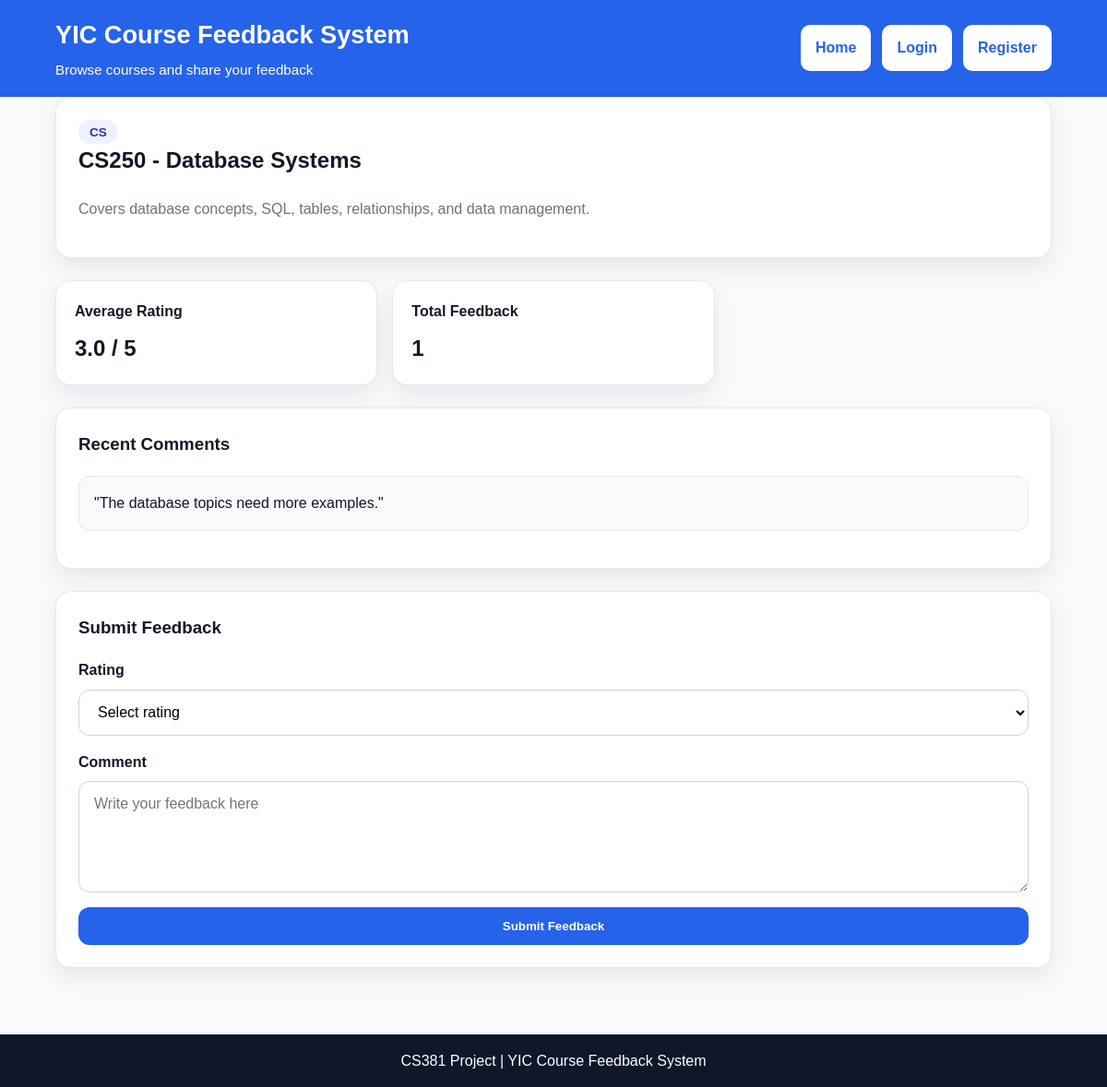
Page /course-details.php?id=3 on the committed database.
### tables this page shows
CREATE TABLE `courses` (
  `id` int(11) NOT NULL,
  `course_code` varchar(20) NOT NULL,
  `course_name` varchar(100) NOT NULL,
  `major` varchar(50) NOT NULL,
  `description` text NOT NULL
);

CREATE TABLE `feedback` (
  `id` int(11) NOT NULL,
  `user_id` int(11) NOT NULL,
  `course_id` int(11) NOT NULL,
  `rating` int(11) NOT NULL,
  `comment` text NOT NULL
);

### course-details.php (the view, shortened to what this page needs)
<?php
require_once "includes/db.php";
$course_id = $_GET['id'] ?? 1;
$stmt = $pdo->prepare("SELECT * FROM courses WHERE id = :id");
$stmt->execute([':id' => $course_id]);
$course = $stmt->fetch();
$stmt = $pdo->prepare("SELECT AVG(rating) AS average_rating, COUNT(*) AS total_feedback FROM feedback WHERE course_id = :course_id");
$stmt->execute([':course_id' => $course_id]);
$stats = $stmt->fetch();
$averageRating = $stats['average_rating'] ? number_format($stats['average_rating'], 1) : "Not rated";
$totalFeedback = $stats['total_feedback'];
$stmt = $pdo->prepare("SELECT comment FROM feedback WHERE course_id = :course_id ORDER BY id DESC LIMIT 3");
$stmt->execute([':course_id' => $course_id]);
$comments = $stmt->fetchAll();
?>
<!DOCTYPE html>
<html lang="en">
<head>
  <link rel="stylesheet" href="css/style.css">
</head>
<body>
  <header class="site-header">
    <div class="container header-content">
      <div class="brand">
        <h1>YIC Course Feedback System</h1>
        <p>Browse courses and share your feedback</p>
      </div>
      <nav class="main-nav">
        <a href="index.php">Home</a>
        <a href="login.php">Login</a>
        <a href="register.php" class="register-btn">Register</a>
      </nav>
    </div>
  </header>
  <main class="page-section">
    <div class="container">
      <section class="detail-card">
        <div class="detail-header">
          <div>
            <span class="course-major"><?php echo htmlspecialchars($course['major']); ?></span>
            <h2><?php echo htmlspecialchars($course['course_code']); ?> - <?php echo htmlspecialchars($course['course_name']); ?></h2>
            <p class="detail-description">
              <?php echo htmlspecialchars($course['description']); ?>
            </p>
          </div>
        </div>
      </section>
      <section class="stats-grid">
        <div class="stat-card">
          <h3>Average Rating</h3>
          <p><?php echo $averageRating; ?> / 5</p>
        </div>
        <div class="stat-card">
          <h3>Total Feedback</h3>
          <p><?php echo $totalFeedback; ?></p>
        </div>
      </section>
      <section class="detail-card">
        <h3>Recent Comments</h3>
        <?php if (count($comments) > 0): ?>
          <?php foreach ($comments as $comment): ?>
            <div class="comment-box">
              <p>"<?php echo htmlspecialchars($comment['comment']); ?>"</p>
            </div>
          <?php endforeach; ?>
        <?php else: ?>
          <div class="comment-box">
            <p>No comments yet.</p>
          </div>
        <?php endif; ?>
      </section>
      <section class="detail-card">
        <h3>Submit Feedback</h3>
        <form method="POST" class="form-layout">
          <div class="form-group">
            <label for="rating">Rating</label>
            <select id="rating" name="rating">
              <option value="">Select rating</option>
            </select>
          </div>
          <div class="form-group">
            <label for="comment">Comment</label>
            <textarea id="comment" name="comment" rows="5" placeholder="Write your feedback here"></textarea>
          </div>
          <button type="submit" class="btn btn-primary">Submit Feedback</button>
        </form>
      </section>
    </div>
  </main>
  <footer class="site-footer">
    <div class="container">
      <p>CS381 Project | YIC Course Feedback System</p>
    </div>
  </footer>
</body>
</html>

### css/style.css (style rules this page uses)
*, *::before, *::after { box-sizing: border-box; }
:root { --primary-color: #2563eb; --primary-dark: #1d4ed8; --text-color: #111827; --muted-color: #6b7280; --background-color: #f8fafc; --white-color: #ffffff; --border-color: #e5e7eb; --soft-indigo: #eef2ff; --shadow: 0 10px 25px rgba(0, 0, 0, 0.08); --radius: 16px; }
body { margin: 0; font-family: Arial, sans-serif; background-color: var(--background-color); color: var(--text-color); line-height: 1.6; }
a { text-decoration: none; }
.container { width: 90%; max-width: 1150px; margin: 0 auto; }
.site-header { background-color: var(--primary-color); border-bottom: 1px solid var(--primary-dark); position: sticky; top: 0; z-index: 100; }
.header-content { min-height: 80px; display: flex; flex-direction: column; justify-content: center; gap: 1rem; padding: 1rem 0; }
.brand h1 { margin: 0; font-size: 1.7rem; color: var(--white-color); }
.brand p { margin: 0.25rem 0 0; color: var(--white-color); font-size: 0.95rem; }
.main-nav { display: flex; flex-wrap: wrap; gap: 0.75rem; }
.main-nav a { background-color: var(--white-color); color: var(--primary-color); padding: 0.75rem 1rem; border-radius: 10px; font-weight: 600; transition: 0.3s ease; }
.main-nav .register-btn { background-color: var(--white-color); color: var(--primary-color); }
.form-group { display: flex; flex-direction: column; }
.form-group label { margin-bottom: 0.5rem; font-weight: bold; }
.form-group input, .form-group select, .form-layout input, .form-layout select, .form-layout textarea { padding: 0.9rem 1rem; border: 1px solid #cbd5e1; border-radius: 12px; font-size: 1rem; background-color: var(--white-color); font-family: Arial, sans-serif; }
.form-layout textarea { resize: vertical; }
.courses-section, .page-section { padding-bottom: 3rem; }
.course-major { background-color: var(--soft-indigo); color: #3730a3; padding: 0.35rem 0.75rem; border-radius: 999px; font-size: 0.85rem; font-weight: 600; }
.btn { display: inline-block; padding: 0.8rem 1rem; border-radius: 12px; font-weight: bold; transition: 0.3s ease; border: none; cursor: pointer; }
.btn-primary { background-color: var(--primary-color); color: var(--white-color); }
.site-footer { background-color: #0f172a; color: var(--white-color); text-align: center; padding: 1rem 0; }
.site-footer p { margin: 0; }
.form-card, .detail-card { background-color: var(--white-color); border: 1px solid var(--border-color); border-radius: var(--radius); box-shadow: var(--shadow); padding: 1.5rem; margin-bottom: 1.5rem; }
.form-card h2, .detail-card h2, .detail-card h3 { margin-top: 0; }
.form-card p, .detail-description { color: var(--muted-color); }
.form-layout { display: flex; flex-direction: column; gap: 1rem; }
.stats-grid { display: grid; grid-template-columns: 1fr; gap: 1rem; margin-bottom: 1.5rem; }
.stat-card { background-color: var(--white-color); border: 1px solid var(--border-color); border-radius: var(--radius); box-shadow: var(--shadow); padding: 1.25rem; }
.stat-card h3 { margin: 0 0 0.5rem; font-size: 1rem; }
.stat-card p { margin: 0; font-size: 1.5rem; font-weight: bold; }
.comment-box { background-color: #f8fafc; border: 1px solid var(--border-color); border-radius: 12px; padding: 1rem; margin-bottom: 1rem; }
.comment-box p { margin: 0; color: var(--text-color); }
@media (min-width: 768px) { .header-content { flex-direction: row; justify-content: space-between; align-items: center; } }
@media (min-width: 768px) { .stats-grid { grid-template-columns: repeat(3, 1fr); } }

### rows in the picture
courses: major "CS", course_code "CS250", course_name "Database Systems", description "Covers database concepts, SQL, tables, relationships, and data management."
feedback: comment "The database topics need more examples."

### other values in the picture
$averageRating "3.0"
$totalFeedback "1"
